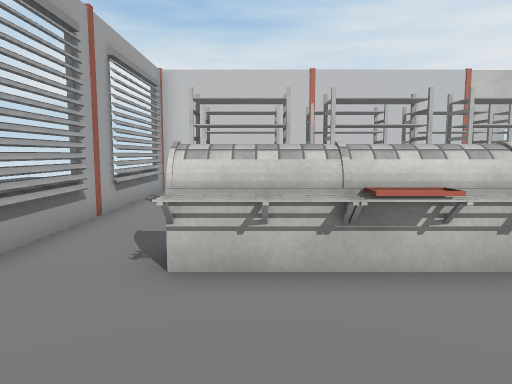
[1] (above)

24 first-person views from a walk through a 3-D level made in the Unity game engine. The camera is 1.3 m above the floor, tilts 6° down and sees 70° across. Doors are open. The floor is counted in squares, 1 m on a side. Each view is taken from the middle of a square. On the plan, view 1 faces up. The plan holds only what a view shows up to about 15 squares ahead; the rest is blank. The place goes on beyond the plan. The player is left out. Some surface patterns are stand-ins.

[2]
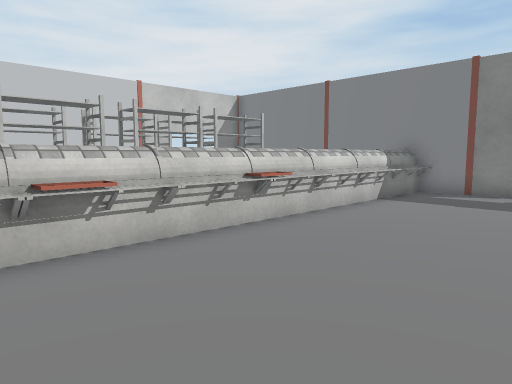

[3]
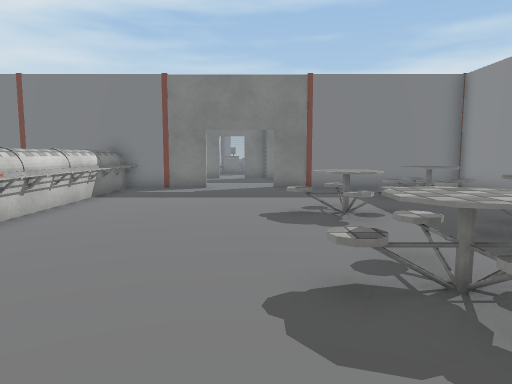

[4]
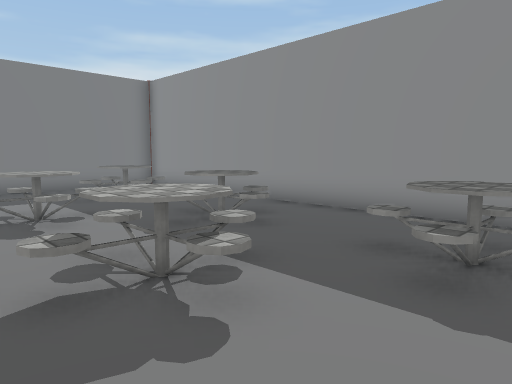

[5]
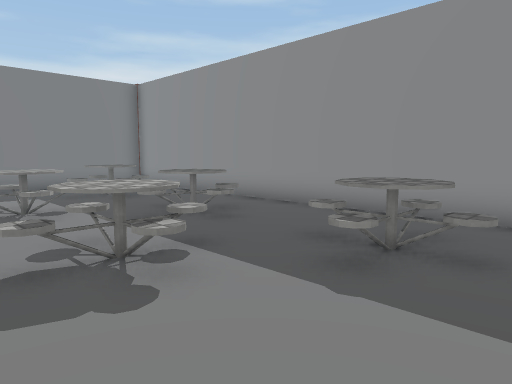

[6]
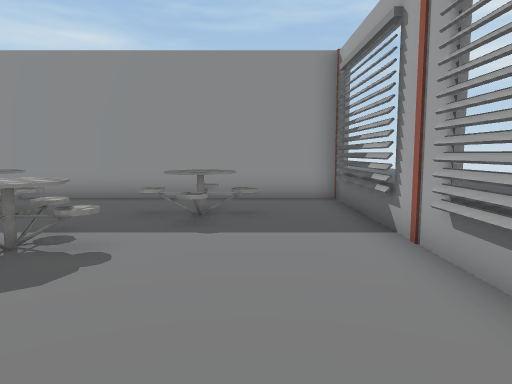

[7]
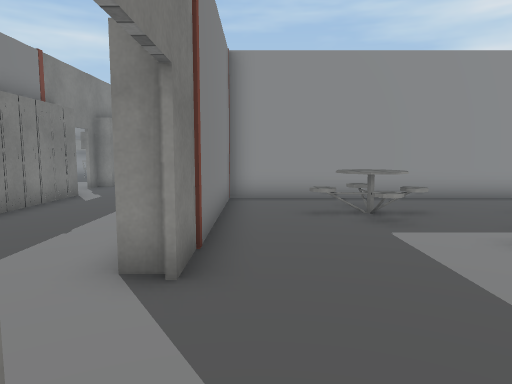

[8]
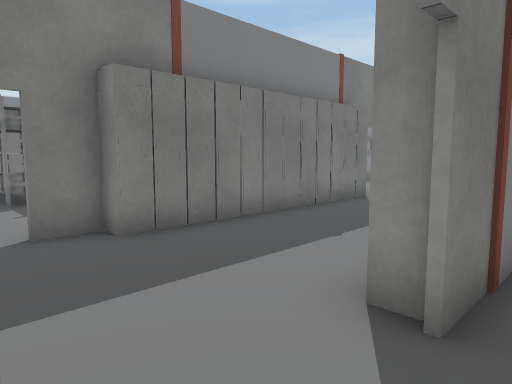

[9]
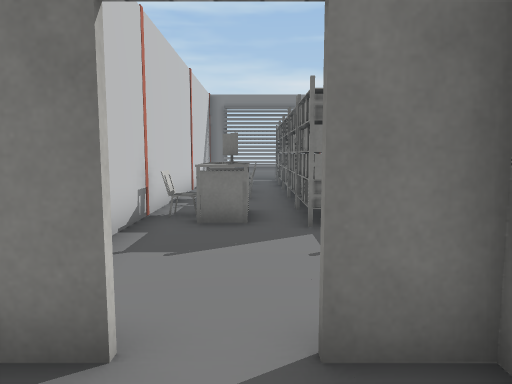

[10]
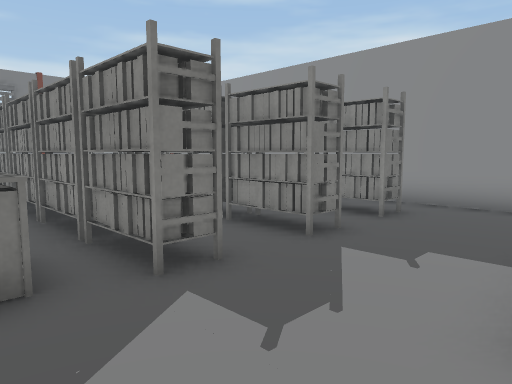

[11]
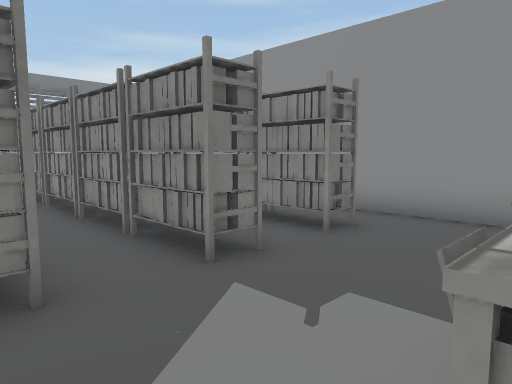

[12]
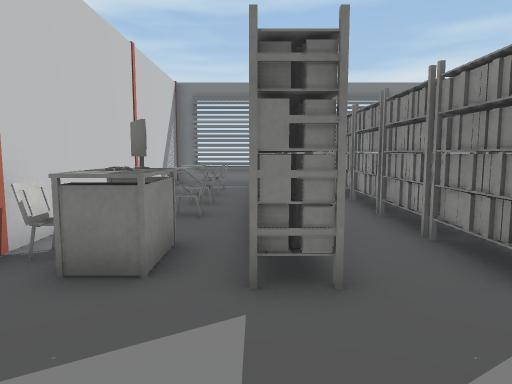

[13]
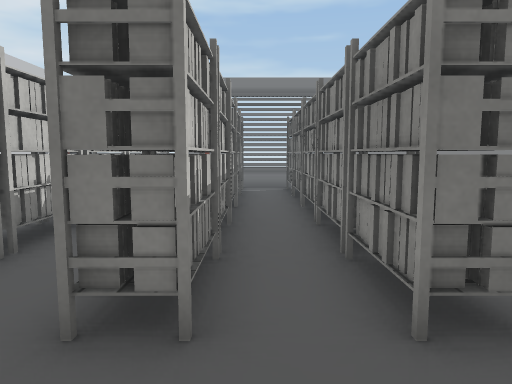

[14]
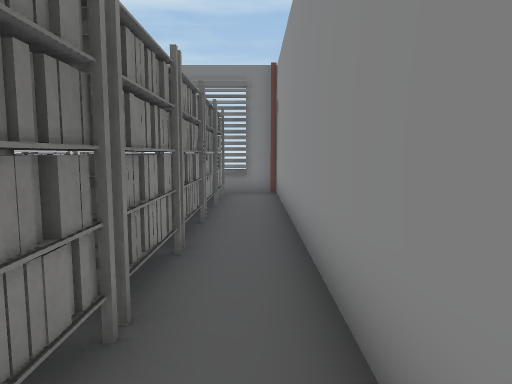

[15]
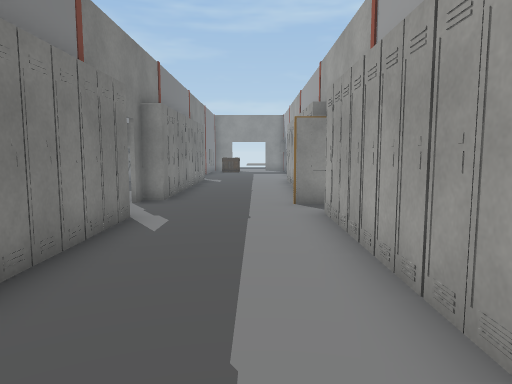

[16]
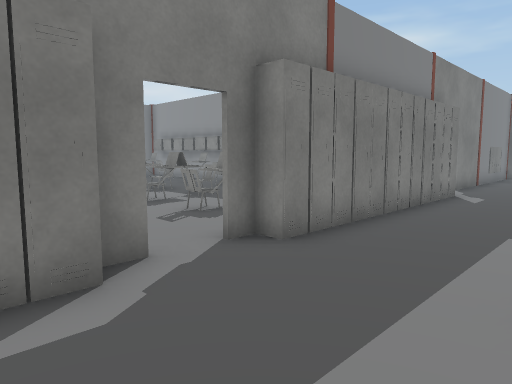

[17]
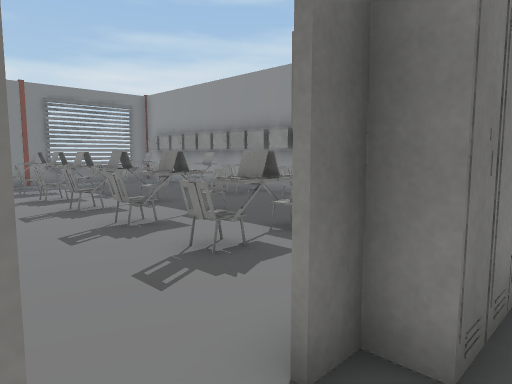

[18]
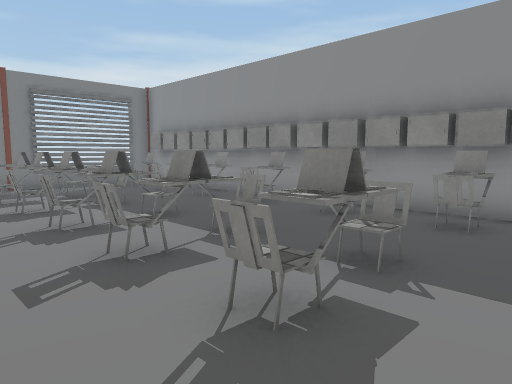

[19]
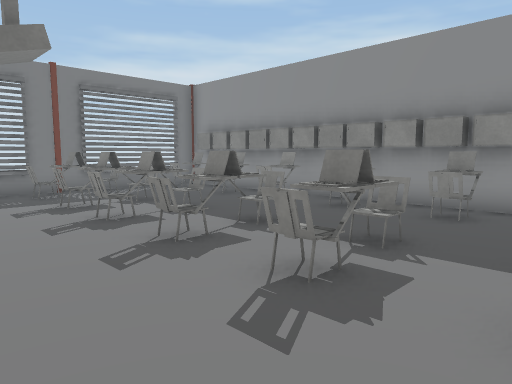

[20]
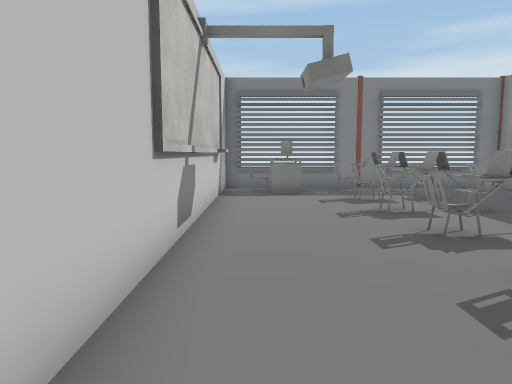

[21]
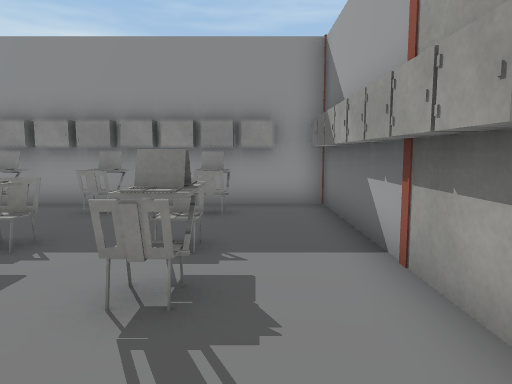

[22]
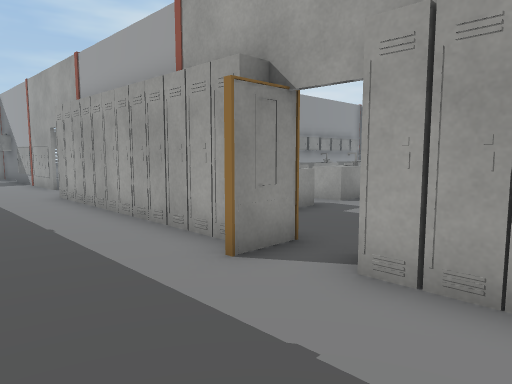

[23]
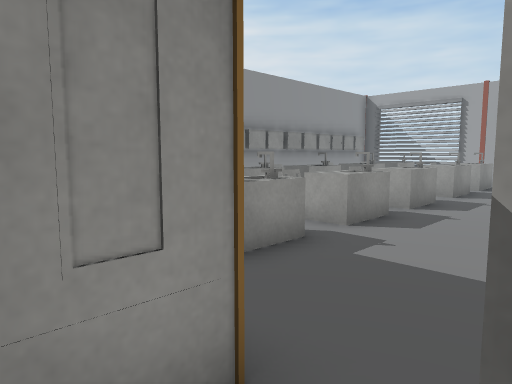

[24]
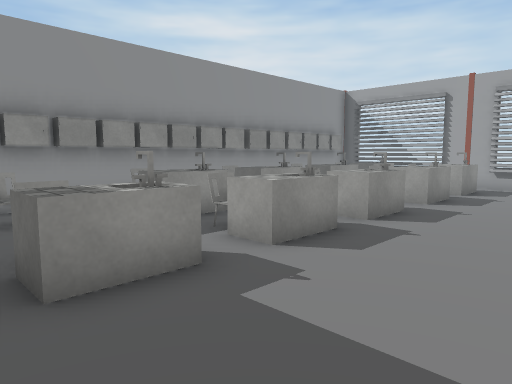

### Floor plan
Points are (right, up) in squares from view 1. A wall is a line through its corners. A room is listed if a view was taken in it or the views show most of it. See-through windows are left out.
Room 1 (views 1, 2, 3, 4, 5, 6, 7, 8, 9, 10, 11, 12, 13, 14, 15, 16, 17, 18, 19, 20, 21, 22, 23, 24)
walls: (13.5, -11.4) (14.1, -11.4); (18.2, -10.2) (18.2, -9.6); (20.4, -8.7) (33.5, -8.7); (18.2, -1.5) (18.2, -0.4); (12.8, 0.8) (12.8, 8.6); (18.2, 0.9) (18.2, 1.6); (18.5, -19.4) (32.4, -19.4); (-0.6, -8.7) (11.5, -8.7); (-3.3, -12.6) (-3.3, -15.1); (-3.3, -1.2) (-3.3, -8.5); (0.1, -19.4) (10.4, -19.4); (33.4, -8.8) (21.5, -8.8); (33.5, 2.3) (21.6, 2.3); (-3.3, 9.5) (-3.3, 4.6)
ways out: open door at (18, -11)
objects: table (-2, -17) to (-1, -17); table (-2, -14) to (-1, -14); other object (-1, -15); table (-1, -7) to (1, -5); other object (-1, 4) to (1, 5); rack (-1, 8) to (1, 8); other object (0, -19); other object (1, -19); table (1, -17) to (2, -17); table (1, -14) to (2, -14); table (1, -4) to (4, -2); other object (1, 4) to (2, 4); other object (2, -19); other object (2, -18); other object (2, -15); other object (2, 4) to (3, 5); rack (2, 8) to (4, 8); other object (3, -19); other object (4, -19); table (4, -17) to (5, -17); table (4, -14) to (5, -14); table (4, -7) to (6, -5); other object (4, 4) to (5, 5); other object (5, -19); other object (5, -18); other object (5, -15); other object (5, 4); rack (5, 8) to (6, 8); other object (6, -19); table (6, -4) to (8, -2); other object (6, 4) to (7, 5); other object (7, -19); table (7, -17) to (8, -17); table (7, -14) to (8, -14); rack (7, 8) to (9, 8); other object (8, -19); other object (8, -18); table (8, -7) to (11, -5); other object (8, 4) to (9, 5); other object (9, -19); other object (10, -19); table (10, -14) to (11, -14); other object (10, 4) to (10, 5); chair (11, -18); chair (11, -15); other object (11, 4) to (12, 5); other object (13, -14); other object (13, -13); other object (13, -12); other object (13, -10); other object (13, -9); other object (13, -8); other object (13, -7); other object (13, -6); other object (13, -5); other object (13, -2); other object (18, -20); other object (18, -19); other object (18, -18); other object (18, -17); other object (18, -16); other object (18, -15); other object (18, -14); other object (18, -13); other object (18, -12); other object (18, -9); other object (18, -8); other object (18, -7); other object (18, -6); other object (18, -5); other object (18, -4); other object (18, -3); other object (18, -2); other object (19, -19); other object (19, -18); other object (19, -17); other object (19, -16); other object (19, -15); other object (19, -14); other object (19, -13) to (19, -12); table (19, -2); other object (20, -19); chair (20, -3); other object (21, -19); chair (21, -18); chair (21, -15); laptop (21, -14); chair (21, -13); other object (22, -19); other object (23, -19); chair (23, -18) to (24, -18); laptop (23, -14) to (24, -14); chair (23, -13) to (24, -13); rack (23, -7) to (24, -6); rack (23, -4) to (24, -4); rack (23, -2) to (24, -1); table (23, 0) to (23, 1); other object (24, -19); computer (24, 0); other object (24, 1); chair (24, 2); other object (25, -19); laptop (25, -14); rack (25, -7) to (27, -6); rack (25, -4) to (27, -4); rack (25, -2) to (27, -1); other object (26, -19); chair (26, -18); chair (26, -14); chair (26, -13); chair (26, 0) to (27, 1); other object (27, -19); laptop (27, -15); laptop (27, -14); other object (28, -19); chair (28, -18); chair (28, -15); chair (28, -14) to (29, -13); rack (28, -7) to (29, -6); rack (28, -4) to (29, -4); rack (28, -2) to (29, -1); chair (28, 1) to (29, 1); other object (29, -19); other object (30, -19); other object (30, -18) to (31, -18); chair (30, -15); rack (30, -7) to (31, -6); rack (30, -4) to (31, -4); rack (30, -2) to (31, -1); other object (30, 0) to (31, 1); other object (31, -19); other object (31, -15); chair (31, -14) to (31, -13); other object (32, -19); other object (32, -14); table (32, -11); rack (32, -7) to (33, -6); rack (32, -4) to (33, -4); other object (32, -2) to (33, -1); other object (33, -19); other object (33, -18); chair (33, -14) to (33, -13); other object (33, -10)

Where each view was taken, in squares from view 1:
view 1: 0 up, 0 right, facing up
view 2: 1 down, 0 right, facing up-right
view 3: 1 down, 1 left, facing right
view 4: 1 down, 1 left, facing down-right
view 5: 1 down, 2 left, facing down-right
view 6: 2 up, 1 left, facing down
view 7: 2 up, 12 right, facing down
view 8: 1 up, 12 right, facing down-right
view 9: 0 up, 16 right, facing right
view 10: 1 up, 19 right, facing down-right
view 11: 1 down, 19 right, facing down-right
view 12: 1 down, 19 right, facing right
view 13: 5 down, 20 right, facing right
view 14: 8 down, 22 right, facing right
view 15: 2 down, 15 right, facing down
view 16: 8 down, 14 right, facing down-right
view 17: 10 down, 17 right, facing down-right
view 18: 11 down, 19 right, facing down-right
view 19: 10 down, 21 right, facing down-right
view 20: 10 down, 20 right, facing right
view 21: 10 down, 20 right, facing down
view 22: 8 down, 17 right, facing down-left
view 23: 10 down, 14 right, facing down-left
view 24: 10 down, 12 right, facing down-left
